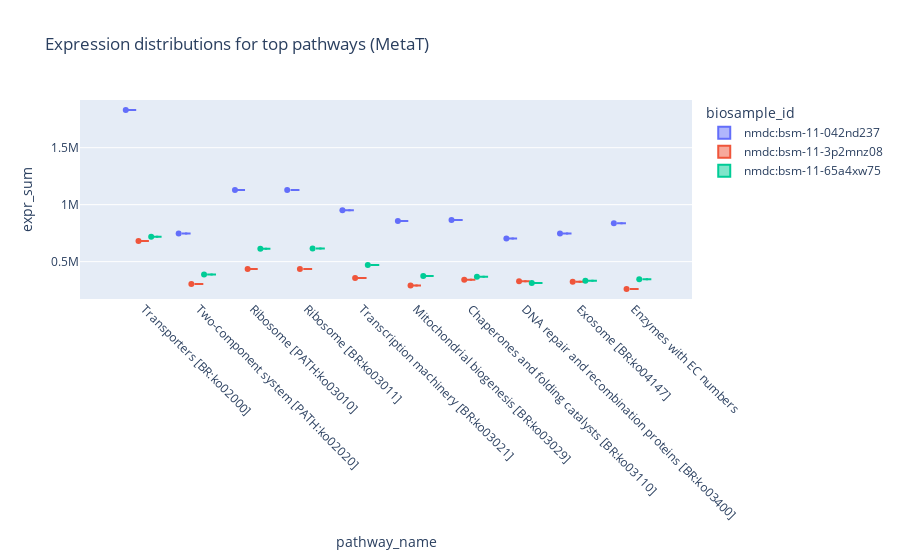

Notebook cell for this chart:
### Code cell
# Violin/Box for top pathways
if len(pathway_expr):
    ranks = (pathway_expr.groupby(["pathway_id","pathway_name"])["expr_sum"]
             .sum().sort_values(ascending=False).head(10).reset_index())
    top_ids = set(ranks["pathway_id"].tolist())
    sub = pathway_expr[pathway_expr["pathway_id"].isin(top_ids)].copy()
    fig = px.violin(sub, x="pathway_name", y="expr_sum", color="biosample_id", box=True,
                    title="Expression distributions for top pathways (MetaT)", points="all")
    fig.update_xaxes(tickangle=45)
    fig.write_html(os.path.join(OUTPUT_DIR, "violin_top_pathways.html"), include_plotlyjs="cdn", full_html=True)
    fig
else:
    None
fig

### Figure 1 — Plotly figure (JSON) as saved in the notebook; plotly's stock layout.template omitted (floating-point values rounded to 4 significant figures)
{"data": [{"alignmentgroup": "True", "box": {"visible": true}, "hovertemplate": "biosample_id=nmdc:bsm-11-042nd237<br>pathway_name=%{x}<br>expr_sum=%{y}<extra></extra>", "legendgroup": "nmdc:bsm-11-042nd237", "marker": {"color": "#636efa"}, "name": "nmdc:bsm-11-042nd237", "offsetgroup": "nmdc:bsm-11-042nd237", "orientation": "v", "points": "all", "scalegroup": "True", "showlegend": true, "type": "violin", "x": ["Transporters [BR:ko02000]", "Two-component system [PATH:ko02020]", "Ribosome [PATH:ko03010]", "Ribosome [BR:ko03011]", "Transcription machinery [BR:ko03021]", "Mitochondrial biogenesis [BR:ko03029]", "Chaperones and folding catalysts [BR:ko03110]", "DNA repair and recombination proteins [BR:ko03400]", "Exosome [BR:ko04147]", "Enzymes with EC numbers"], "x0": " ", "xaxis": "x", "y": [1831076, 746937, 1128839, 1129394, 950443, 857611, 864765, 702157, 747169, 837966], "y0": " ", "yaxis": "y"}, {"alignmentgroup": "True", "box": {"visible": true}, "hovertemplate": "biosample_id=nmdc:bsm-11-3p2mnz08<br>pathway_name=%{x}<br>expr_sum=%{y}<extra></extra>", "legendgroup": "nmdc:bsm-11-3p2mnz08", "marker": {"color": "#EF553B"}, "name": "nmdc:bsm-11-3p2mnz08", "offsetgroup": "nmdc:bsm-11-3p2mnz08", "orientation": "v", "points": "all", "scalegroup": "True", "showlegend": true, "type": "violin", "x": ["Transporters [BR:ko02000]", "Two-component system [PATH:ko02020]", "Ribosome [PATH:ko03010]", "Ribosome [BR:ko03011]", "Transcription machinery [BR:ko03021]", "Mitochondrial biogenesis [BR:ko03029]", "Chaperones and folding catalysts [BR:ko03110]", "DNA repair and recombination proteins [BR:ko03400]", "Exosome [BR:ko04147]", "Enzymes with EC numbers"], "x0": " ", "xaxis": "x", "y": [680666, 304401, 434831, 434856, 355746, 291093, 342145, 327783, 324157, 259578], "y0": " ", "yaxis": "y"}, {"alignmentgroup": "True", "box": {"visible": true}, "hovertemplate": "biosample_id=nmdc:bsm-11-65a4xw75<br>pathway_name=%{x}<br>expr_sum=%{y}<extra></extra>", "legendgroup": "nmdc:bsm-11-65a4xw75", "marker": {"color": "#00cc96"}, "name": "nmdc:bsm-11-65a4xw75", "offsetgroup": "nmdc:bsm-11-65a4xw75", "orientation": "v", "points": "all", "scalegroup": "True", "showlegend": true, "type": "violin", "x": ["Transporters [BR:ko02000]", "Two-component system [PATH:ko02020]", "Ribosome [PATH:ko03010]", "Ribosome [BR:ko03011]", "Transcription machinery [BR:ko03021]", "Mitochondrial biogenesis [BR:ko03029]", "Chaperones and folding catalysts [BR:ko03110]", "DNA repair and recombination proteins [BR:ko03400]", "Exosome [BR:ko04147]", "Enzymes with EC numbers"], "x0": " ", "xaxis": "x", "y": [718906, 387649, 614199, 614303, 470458, 372993, 367620, 313162, 333233, 345283], "y0": " ", "yaxis": "y"}], "layout": {"legend": {"title": {"text": "biosample_id"}, "tracegroupgap": 0}, "title": {"text": "Expression distributions for top pathways (MetaT)"}, "violinmode": "group", "xaxis": {"anchor": "y", "domain": [0, 1], "tickangle": 45, "title": {"text": "pathway_name"}}, "yaxis": {"anchor": "x", "domain": [0, 1], "title": {"text": "expr_sum"}}}}
